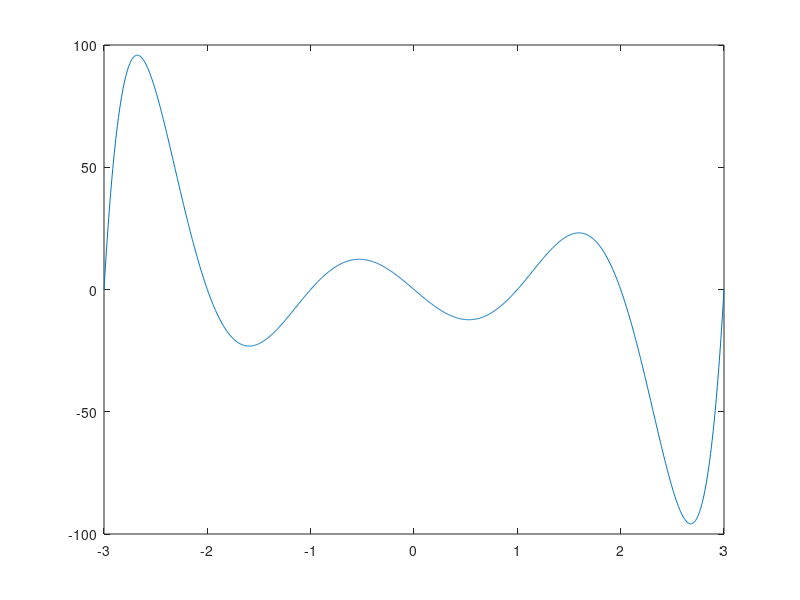
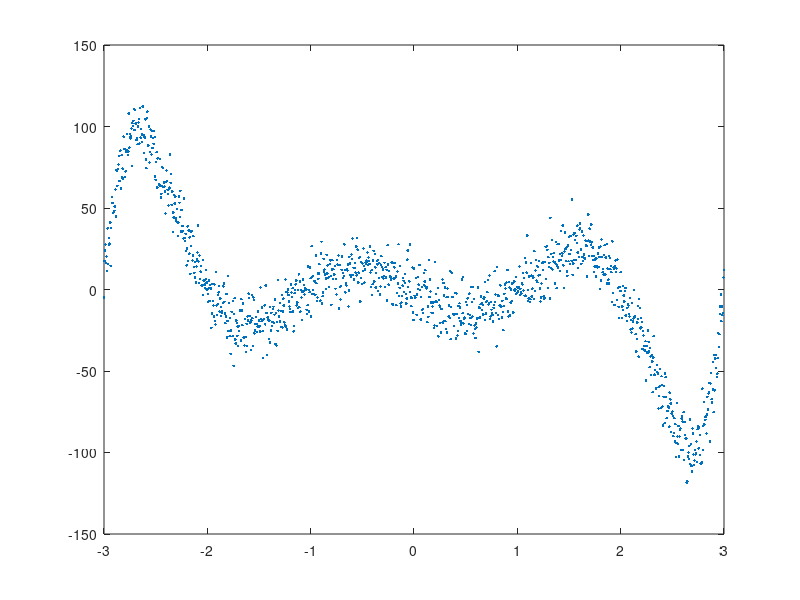

These figures' MATLAB source, in order: (Note: this script raises an error after producing the figures.)
clear all; close all; clc;
% -----------------------------------------------------------
%              DATASET -> [input_data, target_data]
% -----------------------------------------------------------
% creating a function
	x = -3:1/200:3;
	fx = x.^7 - 14*x.^5 + 49*x.^3 - 36*x ;
	figure(102);      plot(x,fx);
% inserting some noise
	media  = 0;		
	desvio = 10; 
	ruido = random('norm',media,desvio,1,length(fx)); 
% dataset
	input_data = x;
	target_data = fx+ruido;     clear x media desvio fx ruido;
	figure(103);      plot(input_data,target_data,'.','DisplayName','Dataset'); hold on;
% -----------------------------------------------------------
%                   Projeto da Rede Neural
% -----------------------------------------------------------
	nnstart;
    prompt = 'Salve sua RNA com o nome: net  <enter>';
    response = input(prompt);
% -----------------------------------------------------------
%                     Uso da Rede Neural
% -----------------------------------------------------------
	new_input_data = -3:1/130:3;
	plot(new_input_data, net(new_input_data),'r','DisplayName','net(New input data)'); hold on;